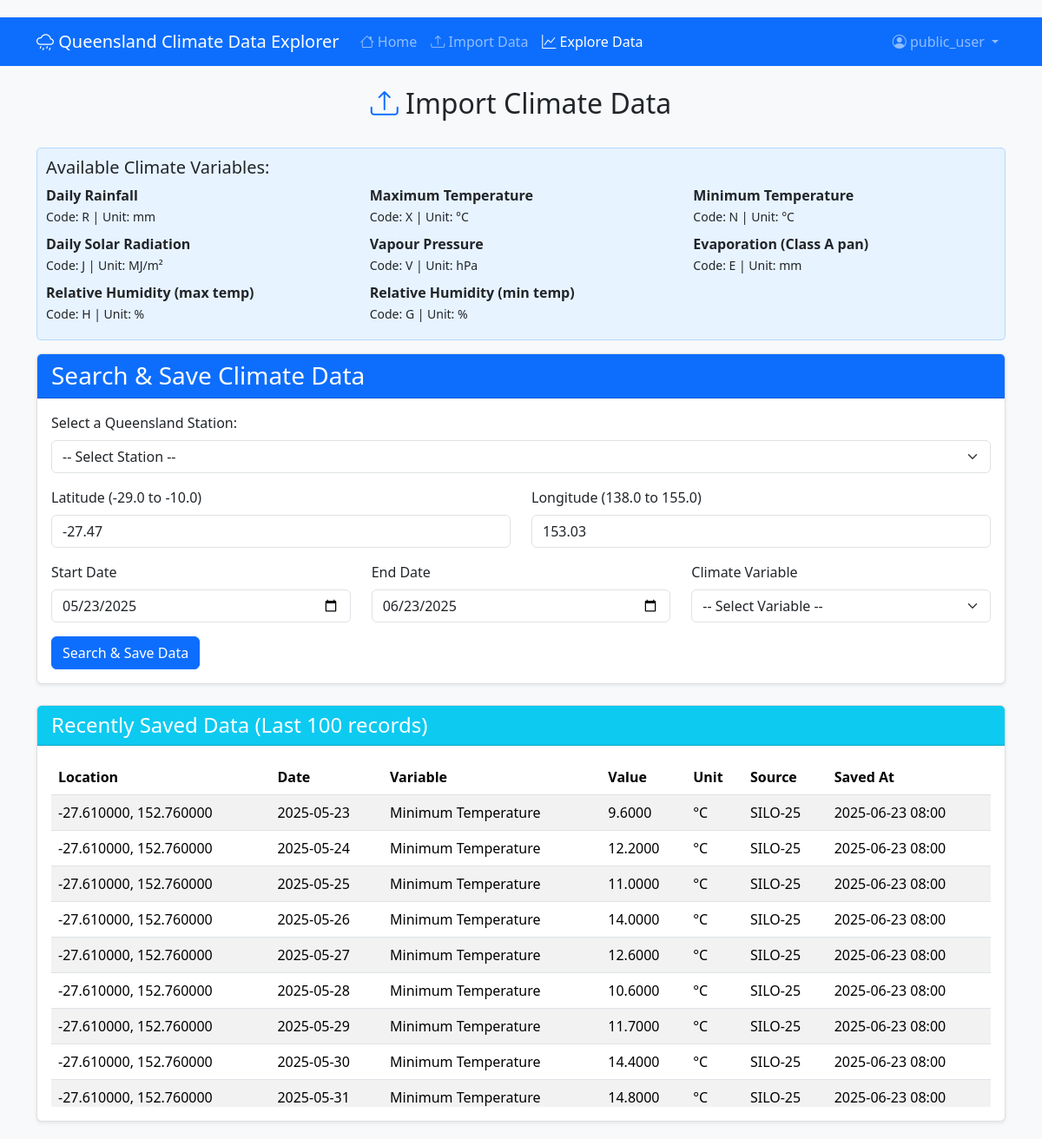
The page /import.php (signed in) on the database its author committed.
### tables this page shows
CREATE TABLE IF NOT EXISTS `climate_data` (
  `id` int NOT NULL AUTO_INCREMENT,
  `location_id` int NOT NULL,
  `date` date NOT NULL,
  `variable_code` varchar(20) NOT NULL,
  `variable_name` varchar(100) NOT NULL,
  `value` decimal(10,4) NOT NULL,
  `unit` varchar(10) NOT NULL,
  `source` varchar(10) DEFAULT NULL,
  `created_at` timestamp NULL DEFAULT CURRENT_TIMESTAMP,
  PRIMARY KEY (`id`),
  UNIQUE KEY `unique_record` (`location_id`,`date`,`variable_code`),
  CONSTRAINT `climate_data_ibfk_1` FOREIGN KEY (`location_id`) REFERENCES `locations` (`id`) ON DELETE CASCADE
);

CREATE TABLE IF NOT EXISTS `locations` (
  `id` int NOT NULL AUTO_INCREMENT,
  `latitude` decimal(10,6) NOT NULL,
  `longitude` decimal(10,6) NOT NULL,
  `created_at` timestamp NULL DEFAULT CURRENT_TIMESTAMP,
  PRIMARY KEY (`id`),
  UNIQUE KEY `unique_coords` (`latitude`,`longitude`)
);

### auth.php (called while the page is built, shortened)
<?php
class Auth
{
    private $user = null;
    public function __construct()
    {
        if (isset($_SESSION['user'])) {
            $this->user = $_SESSION['user'];
        }
    }
    public function getCurrentUser()
    {
        return $this->user;
    }
}

### import.php (the view, shortened to what this page needs)
<?php
require_once 'auth.php';
$auth = new Auth();
$unitMapping = [
    'R' => 'mm',
    'X' => '°C',
    'N' => '°C',
    'J' => 'MJ/m²',
    'V' => 'hPa',
    'E' => 'mm',
    'H' => '%',
    'G' => '%'
];
$variableNames = [
    'R' => 'Daily Rainfall',
    'X' => 'Maximum Temperature',
    'N' => 'Minimum Temperature',
    'J' => 'Daily Solar Radiation',
    'V' => 'Vapour Pressure',
    'E' => 'Evaporation (Class A pan)',
    'H' => 'Relative Humidity (max temp)',
    'G' => 'Relative Humidity (min temp)'
];
function getDbConnection()
{
    $host = 'localhost';
    $dbname = 'climate_data';
    $username = 'root';
    $password = '';
    try {
        $pdo = new PDO("mysql:host=$host;dbname=$dbname", $username, $password);
        $pdo->setAttribute(PDO::ATTR_ERRMODE, PDO::ERRMODE_EXCEPTION);
        return $pdo;
    } catch (PDOException $e) {
        error_log("Database connection error: " . $e->getMessage());
        return false;
    }
}
function getSavedClimateData()
{
    $conn = getDbConnection();
    try {
        $stmt = $conn->query("SELECT l.latitude, l.longitude,
                             c.date, c.variable_code, c.variable_name, c.value, c.unit, c.source, c.created_at
                             FROM locations l
                             JOIN climate_data c ON l.id = c.location_id
                             ORDER BY c.created_at DESC, c.date ASC
                             LIMIT 100");
        return $stmt->fetchAll(PDO::FETCH_ASSOC);
    } catch (PDOException $e) {
        error_log("Database error: " . $e->getMessage());
        return [];
    }
}
$savedData = getSavedClimateData();
?>
<!DOCTYPE html>
<html lang="en">
<head>
    <link href="https://cdn.jsdelivr.net/npm/bootstrap@5.3.2/dist/css/bootstrap.min.css"  rel="stylesheet">
    <link href="https://cdn.jsdelivr.net/npm/bootstrap-icons@1.10.0/font/bootstrap-icons.css"  rel="stylesheet">
</head>
<body>
    <nav class="navbar navbar-expand-lg navbar-dark bg-primary">
        <div class="container">
            <a class="navbar-brand" href="#">
                <i class="bi bi-cloud-drizzle"></i>
                Queensland Climate Data Explorer
            </a>
            <div class="collapse navbar-collapse" id="navbarNav">
                <ul class="navbar-nav me-auto">
                    <li class="nav-item">
                        <a class="nav-link" href="index.php">
                            <i class="bi bi-house"></i> Home
                        </a>
                    </li>
                    <li class="nav-item">
                        <a class="nav-link" href="import.php">
                            <i class="bi bi-upload"></i> Import Data
                        </a>
                    </li>
                    <li class="nav-item">
                        <a class="nav-link active" href="explore.php">
                            <i class="bi bi-graph-up"></i> Explore Data
                        </a>
                    </li>
                </ul>
                <ul class="navbar-nav">
                    <li class="nav-item dropdown">
                        <a class="nav-link dropdown-toggle" href="#" id="navbarDropdown" role="button" data-bs-toggle="dropdown">
                            <i class="bi bi-person-circle"></i>
                            <?php echo htmlspecialchars($auth->getCurrentUser()['username']); ?>
                        </a>
                    </li>
                </ul>
            </div>
        </div>
    </nav>
<div class="container mt-4">
    <div class="row">
        <div class="col-12 text-center mb-4">
            <h2><i class="bi bi-upload text-primary"></i> Import Climate Data</h2>
        </div>
    </div>
    <div class="variable-info">
        <h5>Available Climate Variables:</h5>
        <div class="row">
            <?php foreach ($variableNames as $code => $name): ?>
                <div class="col-md-4 mb-2">
                    <strong><?php echo htmlspecialchars($name); ?></strong><br>
                    <small>Code: <?php echo htmlspecialchars($code); ?> | Unit: <?php echo htmlspecialchars($unitMapping[$code]); ?></small>
                </div>
            <?php endforeach; ?>
        </div>
    </div>
    <div class="card mb-4">
        <div class="card-header bg-primary text-white">
            <h3 class="mb-0">Search & Save Climate Data</h3>
        </div>
        <div class="card-body">
            <form method="post" action="">
                <div class="mb-3">
                    <label for="qldStations" class="form-label">Select a Queensland Station:</label>
                    <select id="qldStations" class="form-select">
                        <option value="">-- Select Station --</option>
                    </select>
                </div>
                <div class="row mb-3">
                    <div class="col-md-6">
                        <label for="latitude" class="form-label">Latitude (-29.0 to -10.0)</label>
                        <input type="number" id="latitude" name="latitude" class="form-control"
                               step="0.01" min="-29.0" max="-10.0" required
                               value="<?php echo isset($_POST['latitude']) ? htmlspecialchars($_POST['latitude']) : '-27.47'; ?>">
                    </div>
                    <div class="col-md-6">
                        <label for="longitude" class="form-label">Longitude (138.0 to 155.0)</label>
                        <input type="number" id="longitude" name="longitude" class="form-control"
                               step="0.01" min="138.0" max="155.0" required
                               value="<?php echo isset($_POST['longitude']) ? htmlspecialchars($_POST['longitude']) : '153.03'; ?>">
                    </div>
                </div>
                <div class="row mb-3">
                    <div class="col-md-4">
                        <label for="start_date" class="form-label">Start Date</label>
                        <input type="date" id="start_date" name="start_date" class="form-control" required
                               value="<?php echo isset($_POST['start_date']) ? htmlspecialchars($_POST['start_date']) : date('Y-m-d', strtotime('-1 month')); ?>">
                    </div>
                    <div class="col-md-4">
                        <label for="end_date" class="form-label">End Date</label>
                        <input type="date" id="end_date" name="end_date" class="form-control" required
                               value="<?php echo isset($_POST['end_date']) ? htmlspecialchars($_POST['end_date']) : date('Y-m-d'); ?>">
                    </div>
                    <div class="col-md-4">
                        <label for="variable" class="form-label">Climate Variable</label>
                        <select id="variable" name="variable" class="form-select" required>
                            <option value="">-- Select Variable --</option>
                        </select>
                    </div>
                </div>
                <button type="submit" name="submit" class="btn btn-primary">Search & Save Data</button>
            </form>
        </div>
    </div>
    <?php if (!empty($savedData)): ?>
        <div class="card">
            <div class="card-header bg-info text-white">
                <h4 class="mb-0">Recently Saved Data (Last 100 records)</h4>
            </div>
            <div class="card-body">
                <div class="table-responsive">
                    <table class="table table-striped table-hover">
                        <thead>
                            <tr>
                                <th>Location</th>
                                <th>Date</th>
                                <th>Variable</th>
                                <th>Value</th>
                                <th>Unit</th>
                                <th>Source</th>
                                <th>Saved At</th>
                            </tr>
                        </thead>
                        <tbody>
                            <?php foreach ($savedData as $row): ?>
                                <tr>
                                    <td><?php echo htmlspecialchars($row['latitude'] . ', ' . $row['longitude']); ?></td>
                                    <td><?php echo htmlspecialchars($row['date']); ?></td>
                                    <td><?php echo htmlspecialchars($row['variable_name']); ?></td>
                                    <td><?php echo htmlspecialchars($row['value']); ?></td>
                                    <td><?php echo htmlspecialchars($row['unit']); ?></td>
                                    <td><?php echo htmlspecialchars($row['source']); ?></td>
                                    <td><?php echo htmlspecialchars(date('Y-m-d H:i', strtotime($row['created_at']))); ?></td>
                                </tr>
                            <?php endforeach; ?>
                        </tbody>
                    </table>
                </div>
            </div>
        </div>
    <?php endif; ?>
</div>
</body>
</html>

### import.php (style rules this page uses)
body { background-color: #f8f9fa; padding: 20px 0; }
.card { box-shadow: 0 0.125rem 0.25rem rgba(0,0,0,0.075); border: 1px solid rgba(0,0,0,0.125); }
.table-responsive { max-height: 400px; overflow-y: auto; }
.variable-info { background-color: #e7f3ff; border: 1px solid #b3d9ff; border-radius: 5px; padding: 10px; margin-bottom: 15px; }

### rows shown on the page
climate_data: location.longitude "-27.610000, 152.760000", date "2025-05-23", variable_name "Minimum Temperature", value "9.6000", unit "°C", source "SILO-25", created_at "2025-06-23 08:00"
climate_data: location.longitude "-27.610000, 152.760000", date "2025-05-24", variable_name "Minimum Temperature", value "12.2000", unit "°C", source "SILO-25", created_at "2025-06-23 08:00"
climate_data: location.longitude "-27.610000, 152.760000", date "2025-05-25", variable_name "Minimum Temperature", value "11.0000", unit "°C", source "SILO-25", created_at "2025-06-23 08:00"
climate_data: location.longitude "-27.610000, 152.760000", date "2025-05-26", variable_name "Minimum Temperature", value "14.0000", unit "°C", source "SILO-25", created_at "2025-06-23 08:00"
climate_data: location.longitude "-27.610000, 152.760000", date "2025-05-27", variable_name "Minimum Temperature", value "12.6000", unit "°C", source "SILO-25", created_at "2025-06-23 08:00"
climate_data: location.longitude "-27.610000, 152.760000", date "2025-05-28", variable_name "Minimum Temperature", value "10.6000", unit "°C", source "SILO-25", created_at "2025-06-23 08:00"
climate_data: location.longitude "-27.610000, 152.760000", date "2025-05-29", variable_name "Minimum Temperature", value "11.7000", unit "°C", source "SILO-25", created_at "2025-06-23 08:00"
climate_data: location.longitude "-27.610000, 152.760000", date "2025-05-30", variable_name "Minimum Temperature", value "14.4000", unit "°C", source "SILO-25", created_at "2025-06-23 08:00"
climate_data: location.longitude "-27.610000, 152.760000", date "2025-05-31", variable_name "Minimum Temperature", value "14.8000", unit "°C", source "SILO-25", created_at "2025-06-23 08:00"

### other values the page prints
$auth->getCurrentUser()['username'] "public_user"
$name "Daily Rainfall"
$code "R"
$unitMapping[$code] "mm"
$name "Maximum Temperature"
$code "X"
$unitMapping[$code] "°C"
$name "Minimum Temperature"
$code "N"
$name "Daily Solar Radiation"
$code "J"
$unitMapping[$code] "MJ/m²"
$name "Vapour Pressure"
$code "V"
$unitMapping[$code] "hPa"
